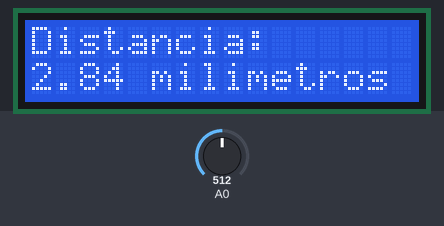
The sketch below on a simulated Arduino Uno, built with avr-gcc and run on an emulated ATmega328P. On the bench: 16×2 character LCD. The inputs (shaded band) are chosen by the test bench; at power-on: A0 = 512.

Above: at 2.1 s.
2.2 s: A0 set to 716
At 4.2 s:
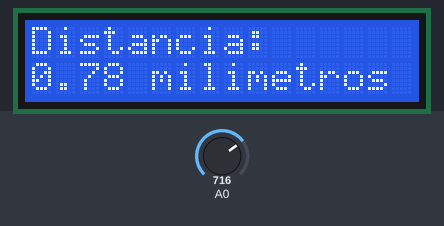
4.5 s: A0 set to 900
At 5.5 s:
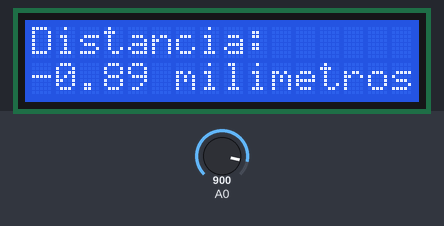
6.7 s: A0 set to 810
9.0 s: A0 set to 783
At 9.4 s:
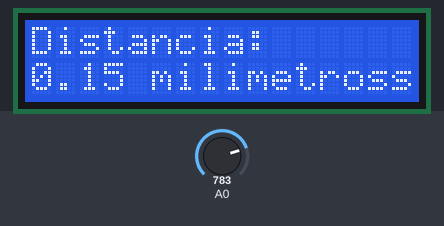
Timing chart, 0 to 12.0 s (numbered marks = the images above; inputs shaded):
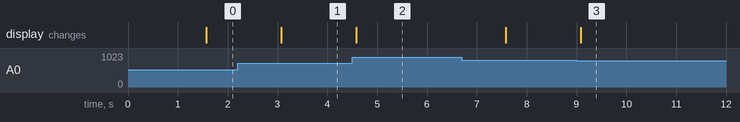

Measured:
- the behaviour switches between 800 and 799 on A0 (found by bisection; images 2 and 3)
- after the input at 2.2 s, the display: changes after 0.87 s (image 1)
- after the input at 4.5 s, the display: changes after 0.08 s (image 2)
- after the input at 9.0 s, the display: changes after 0.09 s (image 3)

The sketch:

CNY70.ino
```cpp
#include <LiquidCrystal.h>
LiquidCrystal lcd(12, 9, 11, 5, 4, 3, 2);
void setup()
{
  lcd.begin(16,2);
  pinMode (A0,INPUT);
  Serial.begin(9600);
}

float v=0;
float Van=0;
float sig=0;

void loop()
{
  delay(1500);
  v=analogRead(A0);
  Van=v*5/1023;
  sig=(((0.5381) - (sqrt(pow(-0.5381,2)-(4*0.015*(3.9098-Van)))))/(2*0.015));

  lcd.setCursor(0,0);
  lcd.print("Distancia: ");
  lcd.setCursor(0,1);
  lcd.print(sig);
  lcd.print(" milimetros");

}
```
